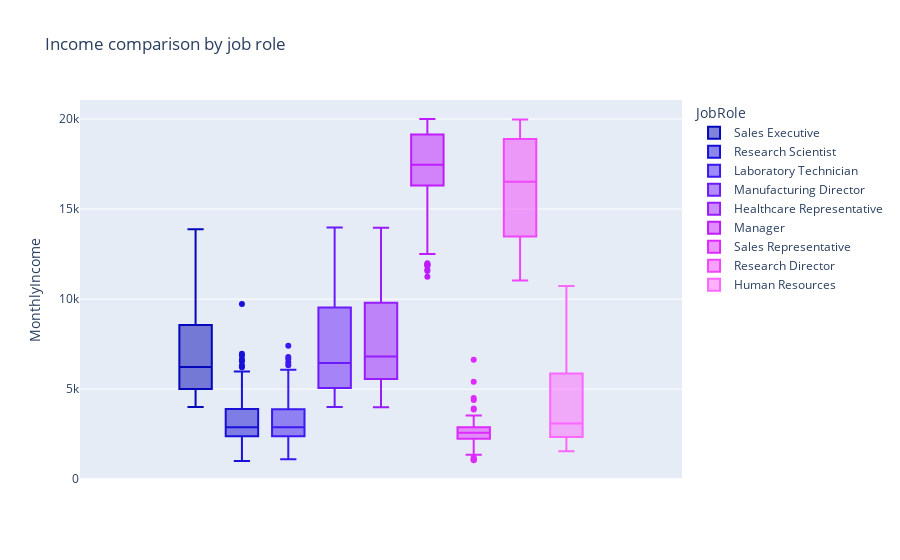

Notebook code cell kept with this figure:
### Markdown cell above
Pie chart tells us that more than half of employees work in Research & Development department.

### Code cell
fig = px.box(df, y='MonthlyIncome', color='JobRole',
             title='Income comparison by job role', color_discrete_sequence=px.colors.sequential.Plotly3)
fig.show()

### Figure 1 — Plotly figure (JSON) as saved in the notebook; plotly's stock layout.template omitted (floating-point values rounded to 4 significant figures; data arrays with more than 128 entries replaced by an {"elided": "..."} marker saying what was removed)
{"data": [{"alignmentgroup": "True", "hovertemplate": "JobRole=Sales Executive<br>MonthlyIncome=%{y}<extra></extra>", "legendgroup": "Sales Executive", "marker": {"color": "#0508b8"}, "name": "Sales Executive", "notched": false, "offsetgroup": "Sales Executive", "orientation": "v", "showlegend": true, "type": "box", "x0": " ", "xaxis": "x", "y": {"elided": "326 int values"}, "y0": " ", "yaxis": "y"}, {"alignmentgroup": "True", "hovertemplate": "JobRole=Research Scientist<br>MonthlyIncome=%{y}<extra></extra>", "legendgroup": "Research Scientist", "marker": {"color": "#1910d8"}, "name": "Research Scientist", "notched": false, "offsetgroup": "Research Scientist", "orientation": "v", "showlegend": true, "type": "box", "x0": " ", "xaxis": "x", "y": {"elided": "292 int values"}, "y0": " ", "yaxis": "y"}, {"alignmentgroup": "True", "hovertemplate": "JobRole=Laboratory Technician<br>MonthlyIncome=%{y}<extra></extra>", "legendgroup": "Laboratory Technician", "marker": {"color": "#3c19f0"}, "name": "Laboratory Technician", "notched": false, "offsetgroup": "Laboratory Technician", "orientation": "v", "showlegend": true, "type": "box", "x0": " ", "xaxis": "x", "y": {"elided": "259 int values"}, "y0": " ", "yaxis": "y"}, {"alignmentgroup": "True", "hovertemplate": "JobRole=Manufacturing Director<br>MonthlyIncome=%{y}<extra></extra>", "legendgroup": "Manufacturing Director", "marker": {"color": "#6b1cfb"}, "name": "Manufacturing Director", "notched": false, "offsetgroup": "Manufacturing Director", "orientation": "v", "showlegend": true, "type": "box", "x0": " ", "xaxis": "x", "y": {"elided": "145 int values"}, "y0": " ", "yaxis": "y"}, {"alignmentgroup": "True", "hovertemplate": "JobRole=Healthcare Representative<br>MonthlyIncome=%{y}<extra></extra>", "legendgroup": "Healthcare Representative", "marker": {"color": "#981cfd"}, "name": "Healthcare Representative", "notched": false, "offsetgroup": "Healthcare Representative", "orientation": "v", "showlegend": true, "type": "box", "x0": " ", "xaxis": "x", "y": {"elided": "131 int values"}, "y0": " ", "yaxis": "y"}, {"alignmentgroup": "True", "hovertemplate": "JobRole=Manager<br>MonthlyIncome=%{y}<extra></extra>", "legendgroup": "Manager", "marker": {"color": "#bf1cfd"}, "name": "Manager", "notched": false, "offsetgroup": "Manager", "orientation": "v", "showlegend": true, "type": "box", "x0": " ", "xaxis": "x", "y": [15427, 19094, 18947, 14756, 18844, 17328, 11631, 16959, 17181, 19926, 19033, 19999, 16792, 13591, 19232, 19517, 16064, 19068, 19202, 16872, 19045, 11849, 11996, 16015, 11878, 17068, 19272, 12504, 16659, 19197, 16555, 19566, 18041, 14118, 17046, 13610, 16835, 11557, 16595, 18200, 15402, 19513, 19141, 19189, 16856, 19859, 18430, 16752, 16307, 17924, 17099, 14852, 17444, 18303, 19845, 17650, 11904, 16756, 17665, 16885, 17465, 19943, 18606, 17048, 17856, 18711, 18213, 18824, 18789, 19847, 19190, 18061, 17123, 11916, 17861, 19187, 19717, 14026, 16799, 11244, 16032, 16606, 16437, 19586, 19331, 19613, 17567, 19658, 15202, 17426, 15972, 15379, 19833, 13116, 16291, 19392, 16823, 17174, 17875, 19636, 19431, 18880], "y0": " ", "yaxis": "y"}, {"alignmentgroup": "True", "hovertemplate": "JobRole=Sales Representative<br>MonthlyIncome=%{y}<extra></extra>", "legendgroup": "Sales Representative", "marker": {"color": "#dd2bfd"}, "name": "Sales Representative", "notched": false, "offsetgroup": "Sales Representative", "orientation": "v", "showlegend": true, "type": "box", "x0": " ", "xaxis": "x", "y": [3407, 2086, 2683, 2014, 2322, 1675, 2306, 2231, 2325, 3140, 2793, 3931, 2789, 1200, 2976, 2174, 2610, 2851, 2716, 2476, 3202, 2351, 2983, 1878, 2400, 2096, 2033, 2579, 3041, 3447, 3875, 2642, 2297, 6632, 2572, 2899, 2800, 2973, 2044, 3294, 2329, 2413, 2121, 2157, 2342, 2220, 1052, 2323, 2791, 2827, 2678, 1118, 2302, 2534, 2785, 1359, 4400, 2909, 2404, 2033, 2308, 2430, 2644, 1569, 2783, 2728, 2655, 2275, 4502, 2760, 2679, 5405, 3540, 2856, 1081, 1091, 2858, 3067, 2269, 3482, 2380, 1790, 2966], "y0": " ", "yaxis": "y"}, {"alignmentgroup": "True", "hovertemplate": "JobRole=Research Director<br>MonthlyIncome=%{y}<extra></extra>", "legendgroup": "Research Director", "marker": {"color": "#f246fe"}, "name": "Research Director", "notched": false, "offsetgroup": "Research Director", "orientation": "v", "showlegend": true, "type": "box", "x0": " ", "xaxis": "x", "y": [11994, 19545, 13458, 18740, 13245, 13664, 13549, 18172, 19537, 18722, 12490, 12185, 13675, 19436, 13603, 19144, 17584, 18665, 12061, 18300, 11510, 15992, 14336, 19406, 11935, 17861, 16184, 19502, 16627, 11159, 14814, 11713, 17639, 11691, 19246, 17159, 12808, 14275, 13582, 17399, 19419, 11416, 19973, 19237, 19627, 19626, 13499, 19081, 13191, 17779, 19740, 18265, 16124, 16880, 17328, 19701, 14732, 16422, 17169, 13757, 16598, 17007, 16328, 14411, 19049, 16413, 13269, 17603, 16704, 19038, 19328, 13464, 15787, 19665, 13348, 19161, 11031, 11957, 13206, 13744], "y0": " ", "yaxis": "y"}, {"alignmentgroup": "True", "hovertemplate": "JobRole=Human Resources<br>MonthlyIncome=%{y}<extra></extra>", "legendgroup": "Human Resources", "marker": {"color": "#fc67fd"}, "name": "Human Resources", "notched": false, "offsetgroup": "Human Resources", "orientation": "v", "showlegend": true, "type": "box", "x0": " ", "xaxis": "x", "y": [5021, 2073, 2942, 6347, 2267, 6410, 2696, 2564, 9950, 2741, 5985, 10725, 6389, 2143, 3737, 4936, 2342, 5204, 2277, 2177, 10482, 2844, 4323, 3600, 6272, 4490, 3423, 7988, 2109, 2742, 2064, 6077, 5743, 3195, 1555, 6430, 9756, 2145, 2180, 3539, 4071, 2592, 2148, 2956, 2335, 2706, 2804, 3886, 2863, 2991, 2187, 8837], "y0": " ", "yaxis": "y"}], "layout": {"boxmode": "group", "legend": {"title": {"text": "JobRole"}, "tracegroupgap": 0}, "title": {"text": "Income comparison by job role"}, "xaxis": {"anchor": "y", "domain": [0, 1]}, "yaxis": {"anchor": "x", "domain": [0, 1], "title": {"text": "MonthlyIncome"}}}}
